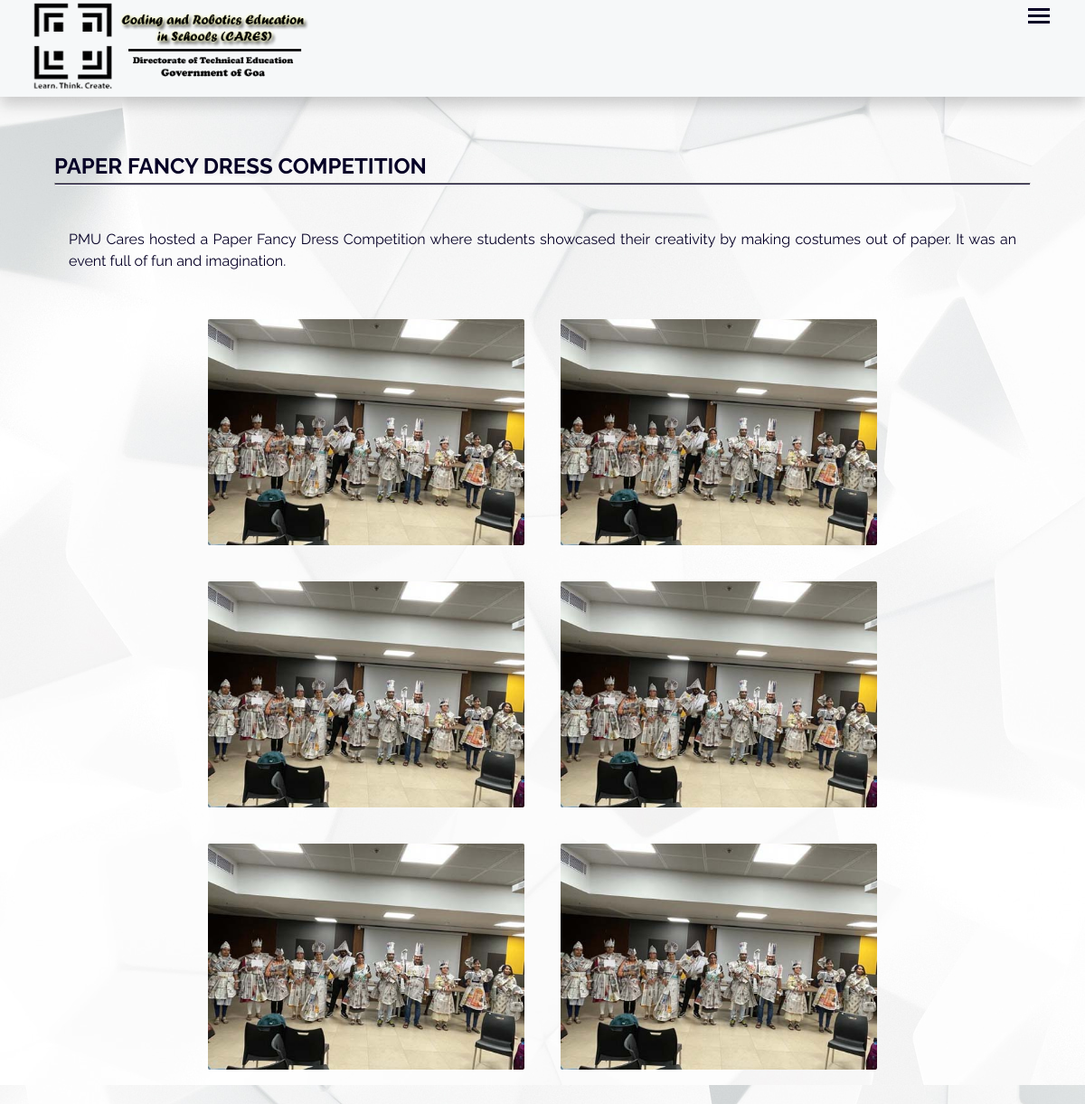
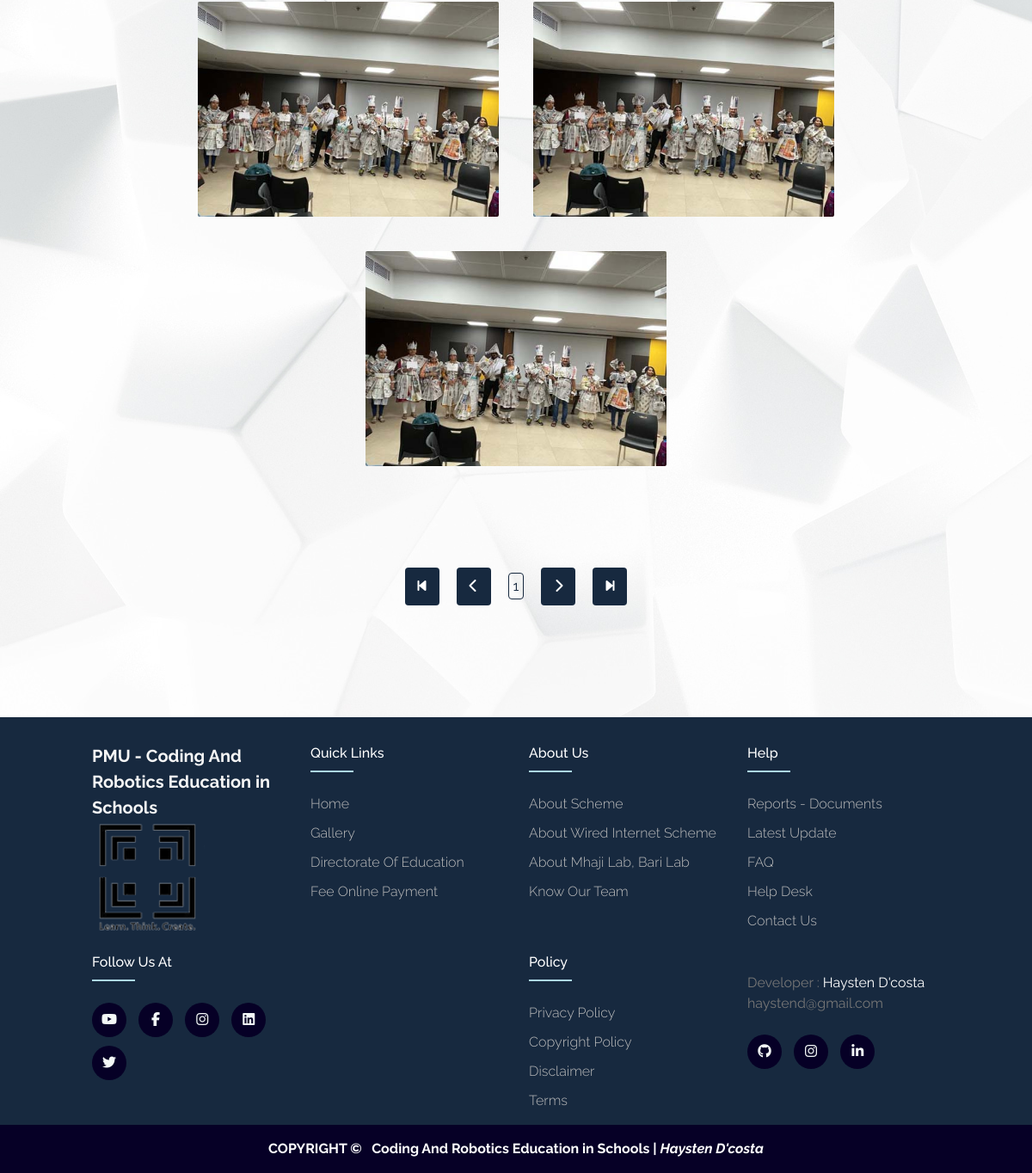
The page /php/gallery.php?id=1 on the database its author committed (2 pictures, top to bottom).
### tables this page shows
CREATE TABLE `pmucares_album` (
  `albumid` int(10) NOT NULL,
  `name` varchar(500) NOT NULL,
  `adesc` varchar(1000) NOT NULL,
  `image` varchar(500) NOT NULL,
  `date` datetime NOT NULL,
  `status` varchar(10) NOT NULL,
  `col_id` int(5) DEFAULT NULL,
  `category` varchar(30) DEFAULT NULL
);

CREATE TABLE `pmucares_gallery` (
  `gid` int(10) NOT NULL,
  `aid` int(10) NOT NULL,
  `gname` varchar(1000) NOT NULL,
  `gimages` varchar(1000) NOT NULL,
  `date` datetime NOT NULL,
  `status` varchar(20) NOT NULL
);

### php/gallery.php (the view, shortened to what this page needs)
<?php $aid=$_REQUEST['id']; ?>
<!DOCTYPE html>
<html lang="en">
<head>
    <link rel="stylesheet" href="https://cdnjs.cloudflare.com/ajax/libs/lightgallery-js/1.4.0/css/lightgallery.min.css">
    <link rel="stylesheet" href="https://cdnjs.cloudflare.com/ajax/libs/font-awesome/6.5.2/css/all.min.css">
    <link rel="stylesheet" href="https://unpkg.com/aos@2.3.1/dist/aos.css">
    <link rel="stylesheet" href="../css/header-footer.css">
    <link rel="stylesheet" href="../css/gallery.css">
</head>
<body>
    <header class="header">
        <div class="container">
            <div class="header-main">
                <div class="logo-container">
                    <a href="../index.php">
                        <img width="auto" height="100" src="../img/logo.png" alt="CARES LOGO"
                            sizes="(max-width: 375px) 100vw, 375px" />
                    </a>
                </div>
                <div class="open-nav-menu">
                    <span></span>
                </div>
            </div>
        </div>
    </header>
    <main class="main-section">
    <section class="gallery-section">
            <div class="gallery-section-container">
                <?php
                    include 'connect.php';
                    $sql = "SELECT * FROM pmucares_album WHERE albumid='$aid'";
                    $rs_result = mysqli_query($con, $sql);
                    while ($row = mysqli_fetch_assoc($rs_result))
                    {
                        $aname=$row['name'];
                        $adesc=$row['adesc'];
                ?>
                <?php echo" <h2>$aname</h2>" ?>
                <hr>
                <br><br>
                <?php echo" <div class='album-description'><p>$adesc</p></div>" ?>
                <?php
                    }
                ?>
                    <div class="gallery">
                    <?php
                        include 'connect.php';
                        $limit = 18;
                        $page = isset($_GET['page']) ? $_GET['page'] : 1;
                        $offset = ($page - 1) * $limit;
                        $sql = "SELECT * FROM pmucares_gallery WHERE aid=$aid AND status='process' ORDER BY gimages ASC LIMIT $offset, $limit";
                        $result = mysqli_query($con, $sql);
                        while ($row = mysqli_fetch_array($result)) {
                            $gimage = $row['gimages'];
                    ?>
                        <?php echo "<a href='../img/gallery/$gimage'><img src='../img/gallery/$gimage' alt='' data-aos='zoom-in-up' data-aos-once='true'></a>";?>
                        <?php } ?>
                    </div>
            </div>
            <div class="pagenation">
                <?php
                $sql = "SELECT COUNT(*) FROM pmucares_gallery where aid=$aid and status='process'";
                $result = mysqli_query($con, $sql);
                $total_rows = mysqli_fetch_array($result)[0];
                $total_pages = ceil($total_rows / $limit);
                $prev_page = max(1, $page - 1);
                echo "<a href='?id=$aid&page=1' class='special-btn" . ($page == 1 ? " active-page" : "") . "'><i class='fas fa-step-backward scale'></i></a>";
                echo "<a href='?id=$aid&page=$prev_page' class='special-btn'><i class='fas fa-chevron-left scale'></i></a>";
                echo "<div>";
                for($i = 1; $i <= $total_pages; $i++) {
                    echo "<a href='?id=$aid&page=$i' class='every-page".($page == $i ? " active-page" : "")."'>$i</a>";
                }
                echo "</div>";
                $next_page = min($total_pages, $page + 1);
                echo "<a href='?id=$aid&page=$next_page' class='special-btn'><i class='fas fa-chevron-right scale'></i></a>";
                echo "<a href='?id=$aid&page=$total_pages' class='special-btn" . ($page == 1 ? " active-page" : "") . "'><i class='fas fa-step-forward scale'></i></a>";
                ?>
            </div>
        </section>
    </main>
    <footer class="footer">
        <div class="footer-container">
            <div class="row">
                <div class="footer-col">
                    <h2>PMU - Coding And Robotics Education in Schools</h2>
                    <figure>
                        <img src="../img/logo1.png" class="scale" alt="CARES Logo" width=100px height=100px>
                    </figure>
                </div>
                <div class="footer-col">
                    <h4>Quick Links</h4>
                    <ul>
                        <li><a href="../index.php">Home</a></li>
                        <li><a href="gallery-album.php">Gallery</a></li>
                        <li><a href="#" target="_blank">Directorate of Education</a></li>
                        <li><a href="#">Fee Online Payment</a></li>
                    </ul>
                </div>
                <div class="footer-col">
                    <h4>About Us</h4>
                    <ul>
                        <li><a href="#">About Scheme</a></li>
                        <li><a href="#">About Wired Internet Scheme</a></li>
                        <li><a href="#">About Mhaji Lab, Bari Lab</a></li>
                        <li><a href="#">Know our Team</a></li>
                    </ul>
                </div>
                <div class="footer-col">
                    <h4>Help</h4>
                    <ul>
                        <li><a href="#">Reports - Documents</a></li>
                        <li><a href="#">Latest Update</a></li>
                        <li><a href="#">FAQ</a></li>
                        <li><a href="#">Help Desk</a></li>
                        <li><a href="contact-us.html">Contact us</a></li>
                    </ul>
                </div>
                <div class="footer-col">
                    <h4>Follow us at</h4>
                    <div class="social-links scale">
                        <a href="https://www.youtube.com/channel/UCxFgQGAMuymIvUYTJA8-SGw" target="_blank"><i
                                class="fab fa-youtube scal"></i></a>
                        <a href="https://www.facebook.com/caresgoa" target="_blank"><i
                                class="fab fa-facebook-f scal"></i></a>
                        <a href="https://www.instagram.com/cares_goa" target="_blank"><i
                                class="fab fa-instagram scal"></i></a>
                        <a href="https://www.linkedin.com/company/cares-goa" target="_blank"><i
                                class="fab fa-linkedin scal"></i></a>
                        <a href="https://www.twitter.com/cares_goa" target="_blank"><i
                                class="fab fa-twitter scal"></i></a>
                    </div>
                </div>
                <div class="footer-col"></div>
                <div class="footer-col">
                    <h4>Policy</h4>
                    <ul>
                        <li><a href="#">Privacy Policy</a></li>
                        <li><a href="#">Copyright Policy</a></li>
                        <li><a href="#">Disclaimer</a></li>
                        <li><a href="#">Terms</a></li>
                    </ul>
                </div>
                <div class="footer-col">
                    <p>
                        Developer : <a href="developer.html" class="unstyled-link">Haysten D'costa</a>
                        <br>haystend@gmail.com
                    </p>
                    <br>
                    <div class="social-links scale">
                        <a href="https://github.com/Haysten-D-costa/" target="_blank"><i
                                class="fab fa-github scal"></i></a>
                        <a href="https://www.instagram.com/haysten_d_costa/" target="_blank"><i
                                class="fab fa-instagram scal"></i></a>
                        <a href="https://www.linkedin.com/in/haysten-d-costa-625515252/" target="_blank"><i
                                class="fab fa-linkedin-in scal"></i></a>
                    </div>
                </div>
            </div>
        </div>
    </footer>
    <section class="copyright-section">
        <h4>COPYRIGHT &copy; &nbsp; Coding And Robotics Education in Schools | <i>Haysten D'costa<i></h4>
    </section>
</body>
</html>

### css/header-footer.css (style rules this page uses)
:root { --ff-primary: "Raleway", sans-serif; --fw-reg: 400; --fw-bold: 600; --dark-blue-primary: #060026; --dark-blue-secondary: #17293F; --white-color: #FFFFFF; --black-text: #0f1111; --white-text: #f4f8f7; --fs-h1: 2.5rem; --fs-h2: 2.25rem; --fs-h3: 1.25rem; --fs-h4: 1.05rem; --fs-body: 1rem; }
* { margin: 0; padding: 0; box-sizing: border-box; }
body { line-height: 1.5; font-family: "Raleway", sans-serif; font-weight: 400; background: var(--dark-blue-primary); }
main { padding: 126px 0 5vh; }
.container { max-width: 100%; margin: auto; background: var(--dark-blue-primary); }
ul { list-style: none; }
a { text-decoration: none; }
.header { position: fixed; width: 100%; left: 0; top: 0; z-index: 999; transition: all 0.3s ease-in-out; margin-bottom: 100rem; }
.header-main { background-color: #f6f8f9; display: flex; justify-content: space-between; align-items: start; padding: 0 1rem; box-shadow: 0 .5rem 1rem rgba(0,0,0,.2); }
.header .logo-container { padding: 0 15px; }
.header .open-nav-menu { height: 34px; width: 40px; margin-right: 15px; display: none; align-items: center; justify-content: center; cursor: pointer; }
.header .open-nav-menu span { display: block; height: 3px; width: 24px; background-color: var(--dark-blue-primary); position: relative; }
.header .open-nav-menu span:before, .header .open-nav-menu span:after { content: ""; position: absolute; left: 0; width: 100%; height: 100%; background-color: var(--dark-blue-primary); box-sizing: border-box; }
.header .open-nav-menu span:before { top: -7px; }
.header .open-nav-menu span:after { top: 7px; }
@media (max-width: 1300px) { .header .close-nav-menu, .header .open-nav-menu { display: flex; } }
.scale { transition: transform 0.5s ease; }
.footer-container { max-width: 90%; margin: auto; padding: 0 2rem; }
.footer .footer-container .row .footer-col h2 { font-size: var(--fs-h3); color: whitesmoke; }
.row { display: flex; flex-wrap: wrap; }
.footer { background: var(--dark-blue-secondary); padding: 30px 0 0; }
.footer img { height: 130px; width: auto; }
.footer-col { width: 20%; padding: 0 15px 1rem; }
.footer-col h4 { font-size: var(--fs-body); font-weight: var(--fw-bold); color: white; text-transform: capitalize; margin-bottom: 35px; font-weight: 500; position: relative; }
.footer-col h4::before { content: ''; position: absolute; left:0; bottom: -10px; background-color: lightblue; height: 2px; box-sizing: border-box; width: 50px; }
.footer-col ul li:not(:last-child) { margin-bottom: 10px; }
.footer-col ul li a { font-size: var(--fs-body); text-transform: capitalize; color: #bcbcbc; text-decoration: none; font-weight: 300; display: inline-block; transition: all 0.3s ease; }
.footer-col .social-links a { display: inline-block; height: 40px; width: 40px; background-color: var(--dark-blue-primary); margin:0 10px 10px 0; text-align: center; line-height: 40px; border-radius: 50%; color: var(--white-text); transition: all 0.5s ease; }
.footer-col p { margin-top: 1.5rem; color: #767676; }
.unstyled-link { text-decoration: none; color: white; }
@media screen and (max-width: 1200px) { .footer-col { width: 25%; } }
.copyright-section { color: var(--white-color); background: var(--dark-blue-primary); text-align: center; padding: 1rem; }

### css/gallery.css (style rules this page uses)
.main-section { background-image: url("../img/white-bg3.jpeg"); }
hr { padding: 0.5px; background-color: #060026; }
.gallery-section { color: #060026; background-size: cover; }
.gallery-section-container { max-width: 1250px; width: 90%; margin: auto; padding: 40px 0; }
.album-description { text-align: justify; margin-bottom: 2rem; padding: 0 1rem; }
.gallery { display: flex; justify-content: center; flex-wrap: wrap; width: 100%; margin: 0 auto; }
.gallery a { height: 250px; width: 350px; margin: 20px; border-radius: 2px; overflow: hidden; }
.gallery a img { height: 100%; width: 100%; object-fit: cover; }
.pagenation { display: flex; flex-direction: row; justify-content: center; align-items: center; margin: 3rem 0; padding-bottom: 2rem; }
.pagenation a { text-decoration: none; margin: 10px; border-radius: 4px; }
.every-page { color: #17293F; padding: 5px; border: 1px solid #17293F; }
.special-btn { padding: 10px 15px; color: white; background: #17293F; }

### rows shown on the page
pmucares_album: name "PAPER FANCY DRESS COMPETITION", adesc "PMU Cares hosted a Paper Fancy Dress Competition where students showcased their creativity by making costumes out of paper. It was an event full of fun and imagination."
pmucares_gallery: gimages (picture)
pmucares_gallery: gimages (picture)
pmucares_gallery: gimages (picture)
pmucares_gallery: gimages (picture)
pmucares_gallery: gimages (picture)
pmucares_gallery: gimages (picture)
pmucares_gallery: gimages (picture)
pmucares_gallery: gimages (picture)
pmucares_gallery: gimages (picture)
